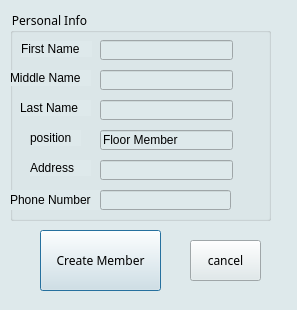
<?xml version="1.0" encoding="UTF-8"?>
<ui version="4.0">
 <class>Add</class>
 <widget class="QDialog" name="Add">
  <property name="geometry">
   <rect>
    <x>0</x>
    <y>0</y>
    <width>297</width>
    <height>310</height>
   </rect>
  </property>
  <property name="font">
   <font>
    <family>Courier 10 Pitch</family>
   </font>
  </property>
  <property name="windowTitle">
   <string>Dialog</string>
  </property>
  <property name="styleSheet">
   <string notr="true">background-color: rgb(222, 233, 235);</string>
  </property>
  <widget class="QGroupBox" name="groupBox">
   <property name="geometry">
    <rect>
     <x>10</x>
     <y>10</y>
     <width>261</width>
     <height>211</height>
    </rect>
   </property>
   <property name="styleSheet">
    <string notr="true">background-color: rgb(222, 233, 235);</string>
   </property>
   <property name="title">
    <string>Personal Info</string>
   </property>
   <widget class="QLabel" name="label_5">
    <property name="geometry">
     <rect>
      <x>0</x>
      <y>180</y>
      <width>91</width>
      <height>20</height>
     </rect>
    </property>
    <property name="text">
     <string>Phone Number</string>
    </property>
   </widget>
   <widget class="QLineEdit" name="firstNameLineEdit">
    <property name="geometry">
     <rect>
      <x>90</x>
      <y>30</y>
      <width>133</width>
      <height>20</height>
     </rect>
    </property>
   </widget>
   <widget class="QLineEdit" name="addressLineEdit">
    <property name="geometry">
     <rect>
      <x>90</x>
      <y>150</y>
      <width>133</width>
      <height>20</height>
     </rect>
    </property>
   </widget>
   <widget class="QLabel" name="label_3">
    <property name="geometry">
     <rect>
      <x>10</x>
      <y>90</y>
      <width>71</width>
      <height>16</height>
     </rect>
    </property>
    <property name="text">
     <string>Last Name</string>
    </property>
   </widget>
   <widget class="QLabel" name="label_4">
    <property name="geometry">
     <rect>
      <x>20</x>
      <y>150</y>
      <width>61</width>
      <height>16</height>
     </rect>
    </property>
    <property name="text">
     <string>Address</string>
    </property>
   </widget>
   <widget class="QLineEdit" name="middleNameLineEdit">
    <property name="geometry">
     <rect>
      <x>90</x>
      <y>60</y>
      <width>133</width>
      <height>20</height>
     </rect>
    </property>
   </widget>
   <widget class="QLineEdit" name="lastNameLineEdit">
    <property name="geometry">
     <rect>
      <x>90</x>
      <y>90</y>
      <width>133</width>
      <height>20</height>
     </rect>
    </property>
   </widget>
   <widget class="QLabel" name="label">
    <property name="geometry">
     <rect>
      <x>11</x>
      <y>31</y>
      <width>71</width>
      <height>16</height>
     </rect>
    </property>
    <property name="text">
     <string>First Name</string>
    </property>
   </widget>
   <widget class="QLabel" name="label_2">
    <property name="geometry">
     <rect>
      <x>0</x>
      <y>60</y>
      <width>81</width>
      <height>16</height>
     </rect>
    </property>
    <property name="text">
     <string>Middle Name</string>
    </property>
   </widget>
   <widget class="QLineEdit" name="phoneNumberLineEdit">
    <property name="geometry">
     <rect>
      <x>90</x>
      <y>180</y>
      <width>131</width>
      <height>20</height>
     </rect>
    </property>
   </widget>
   <widget class="QLineEdit" name="positionLineEdit">
    <property name="geometry">
     <rect>
      <x>90</x>
      <y>120</y>
      <width>133</width>
      <height>20</height>
     </rect>
    </property>
    <property name="text">
     <string>Floor Member</string>
    </property>
   </widget>
   <widget class="QLabel" name="label_6">
    <property name="geometry">
     <rect>
      <x>20</x>
      <y>120</y>
      <width>51</width>
      <height>16</height>
     </rect>
    </property>
    <property name="text">
     <string>position</string>
    </property>
   </widget>
  </widget>
  <widget class="QPushButton" name="createButton">
   <property name="geometry">
    <rect>
     <x>40</x>
     <y>230</y>
     <width>121</width>
     <height>61</height>
    </rect>
   </property>
   <property name="styleSheet">
    <string notr="true">font: 75 10pt &quot;Courier 10 Pitch&quot;;</string>
   </property>
   <property name="text">
    <string>Create Member</string>
   </property>
  </widget>
  <widget class="QPushButton" name="createButton_2">
   <property name="geometry">
    <rect>
     <x>190</x>
     <y>240</y>
     <width>71</width>
     <height>41</height>
    </rect>
   </property>
   <property name="styleSheet">
    <string notr="true">font: 75 10pt &quot;Courier 10 Pitch&quot;;</string>
   </property>
   <property name="text">
    <string>cancel</string>
   </property>
  </widget>
 </widget>
 <tabstops>
  <tabstop>firstNameLineEdit</tabstop>
  <tabstop>middleNameLineEdit</tabstop>
  <tabstop>lastNameLineEdit</tabstop>
  <tabstop>positionLineEdit</tabstop>
  <tabstop>addressLineEdit</tabstop>
  <tabstop>phoneNumberLineEdit</tabstop>
  <tabstop>createButton</tabstop>
  <tabstop>createButton_2</tabstop>
 </tabstops>
 <resources/>
 <connections>
  <connection>
   <sender>createButton_2</sender>
   <signal>clicked()</signal>
   <receiver>Add</receiver>
   <slot>close()</slot>
   <hints>
    <hint type="sourcelabel">
     <x>228</x>
     <y>255</y>
    </hint>
    <hint type="destinationlabel">
     <x>164</x>
     <y>249</y>
    </hint>
   </hints>
  </connection>
 </connections>
</ui>
